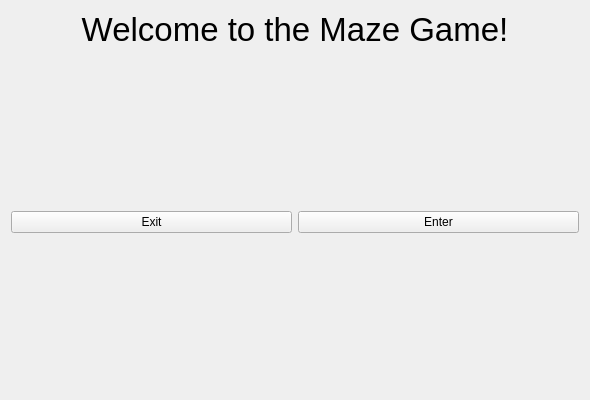
<?xml version="1.0" encoding="UTF-8"?>
<ui version="4.0">
 <class>Form</class>
 <widget class="QWidget" name="Form">
  <property name="geometry">
   <rect>
    <x>0</x>
    <y>0</y>
    <width>590</width>
    <height>400</height>
   </rect>
  </property>
  <property name="minimumSize">
   <size>
    <width>590</width>
    <height>0</height>
   </size>
  </property>
  <property name="windowTitle">
   <string>Form</string>
  </property>
  <layout class="QVBoxLayout" name="verticalLayout">
   <item>
    <layout class="QHBoxLayout" name="horizontalLayout_2">
     <item>
      <widget class="QLabel" name="label">
       <property name="font">
        <font>
         <pointsize>25</pointsize>
        </font>
       </property>
       <property name="text">
        <string>Welcome to the Maze Game!</string>
       </property>
       <property name="alignment">
        <set>Qt::AlignCenter</set>
       </property>
      </widget>
     </item>
    </layout>
   </item>
   <item>
    <spacer name="verticalSpacer">
     <property name="orientation">
      <enum>Qt::Vertical</enum>
     </property>
     <property name="sizeHint" stdset="0">
      <size>
       <width>20</width>
       <height>40</height>
      </size>
     </property>
    </spacer>
   </item>
   <item>
    <layout class="QHBoxLayout" name="horizontalLayout">
     <item>
      <widget class="QPushButton" name="b2">
       <property name="text">
        <string>Exit</string>
       </property>
      </widget>
     </item>
     <item>
      <widget class="QPushButton" name="b1">
       <property name="text">
        <string>Enter</string>
       </property>
      </widget>
     </item>
    </layout>
   </item>
   <item>
    <spacer name="verticalSpacer_2">
     <property name="orientation">
      <enum>Qt::Vertical</enum>
     </property>
     <property name="sizeHint" stdset="0">
      <size>
       <width>20</width>
       <height>40</height>
      </size>
     </property>
    </spacer>
   </item>
  </layout>
 </widget>
 <resources/>
 <connections/>
</ui>
